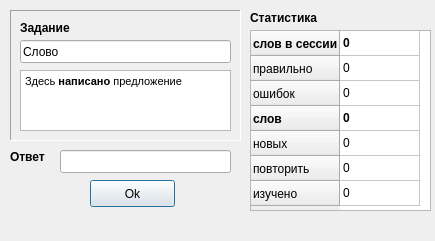
<?xml version="1.0" encoding="UTF-8"?>
<ui version="4.0">
 <class>MainWindow</class>
 <widget class="QMainWindow" name="MainWindow">
  <property name="enabled">
   <bool>true</bool>
  </property>
  <property name="geometry">
   <rect>
    <x>0</x>
    <y>0</y>
    <width>435</width>
    <height>241</height>
   </rect>
  </property>
  <property name="sizePolicy">
   <sizepolicy hsizetype="Preferred" vsizetype="Preferred">
    <horstretch>0</horstretch>
    <verstretch>0</verstretch>
   </sizepolicy>
  </property>
  <property name="minimumSize">
   <size>
    <width>435</width>
    <height>241</height>
   </size>
  </property>
  <property name="maximumSize">
   <size>
    <width>435</width>
    <height>241</height>
   </size>
  </property>
  <property name="windowTitle">
   <string>MainWindow</string>
  </property>
  <property name="dockOptions">
   <set>QMainWindow::AllowTabbedDocks|QMainWindow::AnimatedDocks</set>
  </property>
  <widget class="QWidget" name="centralwidget">
   <widget class="QLabel" name="label_3">
    <property name="geometry">
     <rect>
      <x>250</x>
      <y>10</y>
      <width>81</width>
      <height>16</height>
     </rect>
    </property>
    <property name="font">
     <font>
      <weight>75</weight>
      <bold>true</bold>
     </font>
    </property>
    <property name="text">
     <string>Статистика</string>
    </property>
   </widget>
   <widget class="QLabel" name="label">
    <property name="geometry">
     <rect>
      <x>10</x>
      <y>150</y>
      <width>52</width>
      <height>13</height>
     </rect>
    </property>
    <property name="font">
     <font>
      <weight>75</weight>
      <bold>true</bold>
     </font>
    </property>
    <property name="text">
     <string>Ответ</string>
    </property>
   </widget>
   <widget class="QPushButton" name="OkButton">
    <property name="geometry">
     <rect>
      <x>90</x>
      <y>180</y>
      <width>85</width>
      <height>27</height>
     </rect>
    </property>
    <property name="text">
     <string>Ok</string>
    </property>
    <property name="autoExclusive">
     <bool>true</bool>
    </property>
    <property name="autoDefault">
     <bool>true</bool>
    </property>
    <property name="default">
     <bool>true</bool>
    </property>
    <property name="flat">
     <bool>false</bool>
    </property>
   </widget>
   <widget class="QFrame" name="frame">
    <property name="geometry">
     <rect>
      <x>10</x>
      <y>10</y>
      <width>231</width>
      <height>131</height>
     </rect>
    </property>
    <property name="frameShape">
     <enum>QFrame::Panel</enum>
    </property>
    <property name="frameShadow">
     <enum>QFrame::Sunken</enum>
    </property>
    <widget class="QLineEdit" name="Question">
     <property name="geometry">
      <rect>
       <x>10</x>
       <y>30</y>
       <width>211</width>
       <height>23</height>
      </rect>
     </property>
     <property name="text">
      <string>Слово</string>
     </property>
     <property name="readOnly">
      <bool>true</bool>
     </property>
    </widget>
    <widget class="QLabel" name="label_2">
     <property name="geometry">
      <rect>
       <x>10</x>
       <y>10</y>
       <width>81</width>
       <height>16</height>
      </rect>
     </property>
     <property name="font">
      <font>
       <weight>75</weight>
       <bold>true</bold>
      </font>
     </property>
     <property name="text">
      <string>Задание</string>
     </property>
     <property name="textFormat">
      <enum>Qt::AutoText</enum>
     </property>
    </widget>
    <widget class="QTextEdit" name="textEdit">
     <property name="geometry">
      <rect>
       <x>10</x>
       <y>60</y>
       <width>211</width>
       <height>61</height>
      </rect>
     </property>
     <property name="html">
      <string>&lt;!DOCTYPE HTML PUBLIC &quot;-//W3C//DTD HTML 4.0//EN&quot; &quot;http://www.w3.org/TR/REC-html40/strict.dtd&quot;&gt;
&lt;html&gt;&lt;head&gt;&lt;meta name=&quot;qrichtext&quot; content=&quot;1&quot; /&gt;&lt;style type=&quot;text/css&quot;&gt;
p, li { white-space: pre-wrap; }
&lt;/style&gt;&lt;/head&gt;&lt;body style=&quot; font-family:'Sans'; font-size:8pt; font-weight:400; font-style:normal;&quot;&gt;
&lt;p style=&quot; margin-top:0px; margin-bottom:0px; margin-left:0px; margin-right:0px; -qt-block-indent:0; text-indent:0px;&quot;&gt;Здесь &lt;span style=&quot; font-weight:600;&quot;&gt;написано&lt;/span&gt; предложение&lt;/p&gt;&lt;/body&gt;&lt;/html&gt;</string>
     </property>
    </widget>
   </widget>
   <widget class="QLineEdit" name="Answer">
    <property name="geometry">
     <rect>
      <x>60</x>
      <y>150</y>
      <width>171</width>
      <height>23</height>
     </rect>
    </property>
   </widget>
   <widget class="QTableWidget" name="tableWidget">
    <property name="geometry">
     <rect>
      <x>250</x>
      <y>30</y>
      <width>181</width>
      <height>181</height>
     </rect>
    </property>
    <property name="verticalScrollBarPolicy">
     <enum>Qt::ScrollBarAsNeeded</enum>
    </property>
    <property name="horizontalScrollBarPolicy">
     <enum>Qt::ScrollBarAlwaysOff</enum>
    </property>
    <property name="autoScroll">
     <bool>true</bool>
    </property>
    <property name="tabKeyNavigation">
     <bool>true</bool>
    </property>
    <property name="showGrid">
     <bool>true</bool>
    </property>
    <property name="gridStyle">
     <enum>Qt::SolidLine</enum>
    </property>
    <property name="cornerButtonEnabled">
     <bool>false</bool>
    </property>
    <attribute name="horizontalHeaderVisible">
     <bool>false</bool>
    </attribute>
    <attribute name="horizontalHeaderCascadingSectionResizes">
     <bool>false</bool>
    </attribute>
    <attribute name="horizontalHeaderDefaultSectionSize">
     <number>80</number>
    </attribute>
    <attribute name="verticalHeaderVisible">
     <bool>true</bool>
    </attribute>
    <attribute name="verticalHeaderCascadingSectionResizes">
     <bool>false</bool>
    </attribute>
    <attribute name="verticalHeaderDefaultSectionSize">
     <number>25</number>
    </attribute>
    <row>
     <property name="text">
      <string>слов в сессии</string>
     </property>
     <property name="font">
      <font>
       <weight>75</weight>
       <bold>true</bold>
      </font>
     </property>
    </row>
    <row>
     <property name="text">
      <string>правильно</string>
     </property>
     <property name="font">
      <font>
       <weight>50</weight>
       <bold>false</bold>
      </font>
     </property>
    </row>
    <row>
     <property name="text">
      <string>ошибок</string>
     </property>
     <property name="font">
      <font>
       <weight>50</weight>
       <bold>false</bold>
      </font>
     </property>
    </row>
    <row>
     <property name="text">
      <string>слов</string>
     </property>
     <property name="font">
      <font>
       <weight>75</weight>
       <bold>true</bold>
      </font>
     </property>
    </row>
    <row>
     <property name="text">
      <string>новых</string>
     </property>
    </row>
    <row>
     <property name="text">
      <string>повторить</string>
     </property>
    </row>
    <row>
     <property name="text">
      <string>изучено</string>
     </property>
    </row>
    <column>
     <property name="text">
      <string>c1</string>
     </property>
     <property name="font">
      <font>
       <family>Bitstream Charter</family>
       <weight>75</weight>
       <bold>true</bold>
      </font>
     </property>
    </column>
    <item row="0" column="0">
     <property name="text">
      <string>0</string>
     </property>
     <property name="font">
      <font>
       <weight>75</weight>
       <bold>true</bold>
      </font>
     </property>
    </item>
    <item row="1" column="0">
     <property name="text">
      <string>0</string>
     </property>
    </item>
    <item row="2" column="0">
     <property name="text">
      <string>0</string>
     </property>
    </item>
    <item row="3" column="0">
     <property name="text">
      <string>0</string>
     </property>
     <property name="font">
      <font>
       <weight>75</weight>
       <bold>true</bold>
      </font>
     </property>
    </item>
    <item row="4" column="0">
     <property name="text">
      <string>0</string>
     </property>
    </item>
    <item row="5" column="0">
     <property name="text">
      <string>0</string>
     </property>
    </item>
    <item row="6" column="0">
     <property name="text">
      <string>0</string>
     </property>
    </item>
   </widget>
  </widget>
  <widget class="QStatusBar" name="statusbar">
   <property name="sizeGripEnabled">
    <bool>false</bool>
   </property>
  </widget>
 </widget>
 <tabstops>
  <tabstop>Answer</tabstop>
  <tabstop>OkButton</tabstop>
  <tabstop>Question</tabstop>
 </tabstops>
 <resources/>
 <connections>
  <connection>
   <sender>Answer</sender>
   <signal>returnPressed()</signal>
   <receiver>OkButton</receiver>
   <slot>click()</slot>
   <hints>
    <hint type="sourcelabel">
     <x>145</x>
     <y>161</y>
    </hint>
    <hint type="destinationlabel">
     <x>132</x>
     <y>193</y>
    </hint>
   </hints>
  </connection>
 </connections>
</ui>
